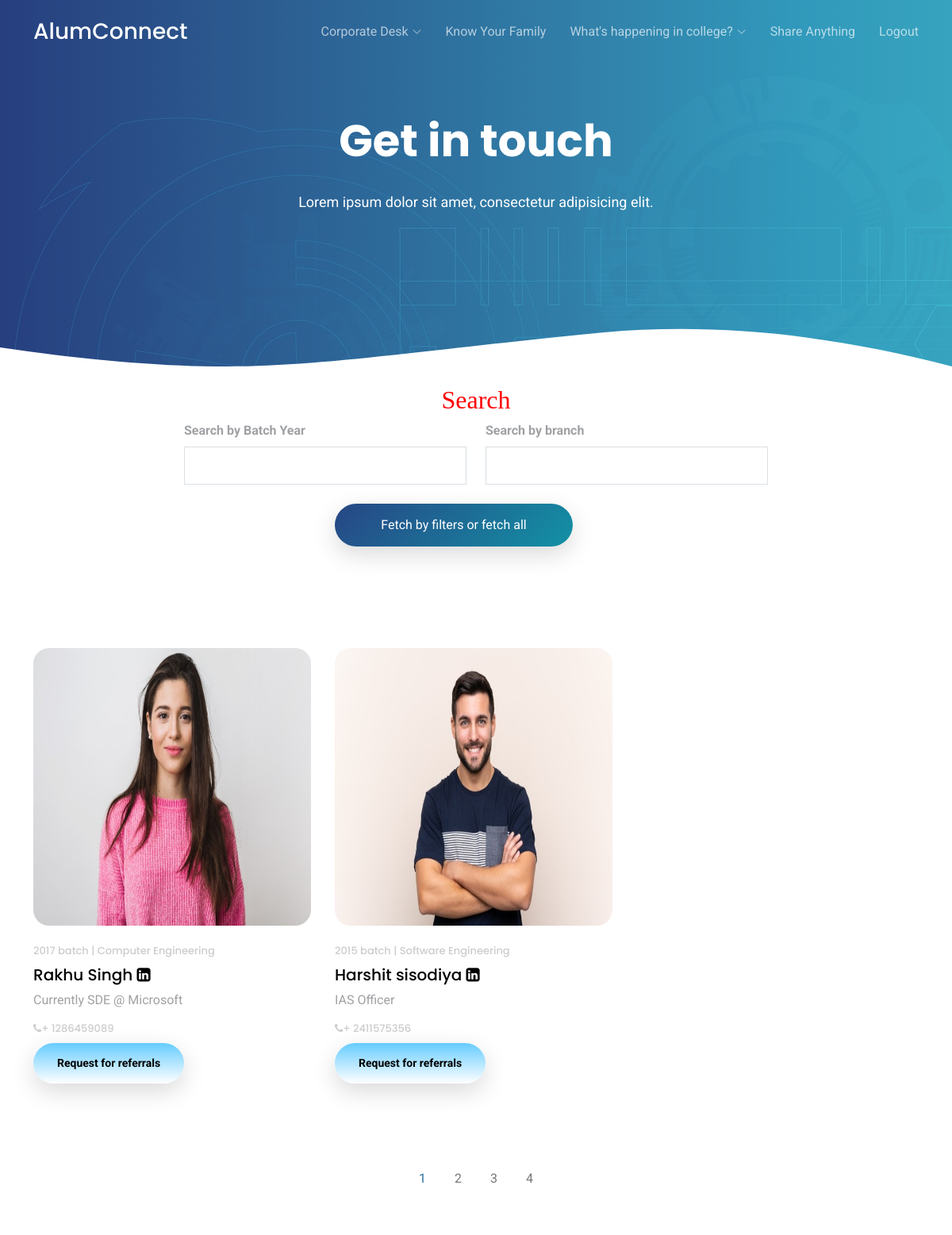
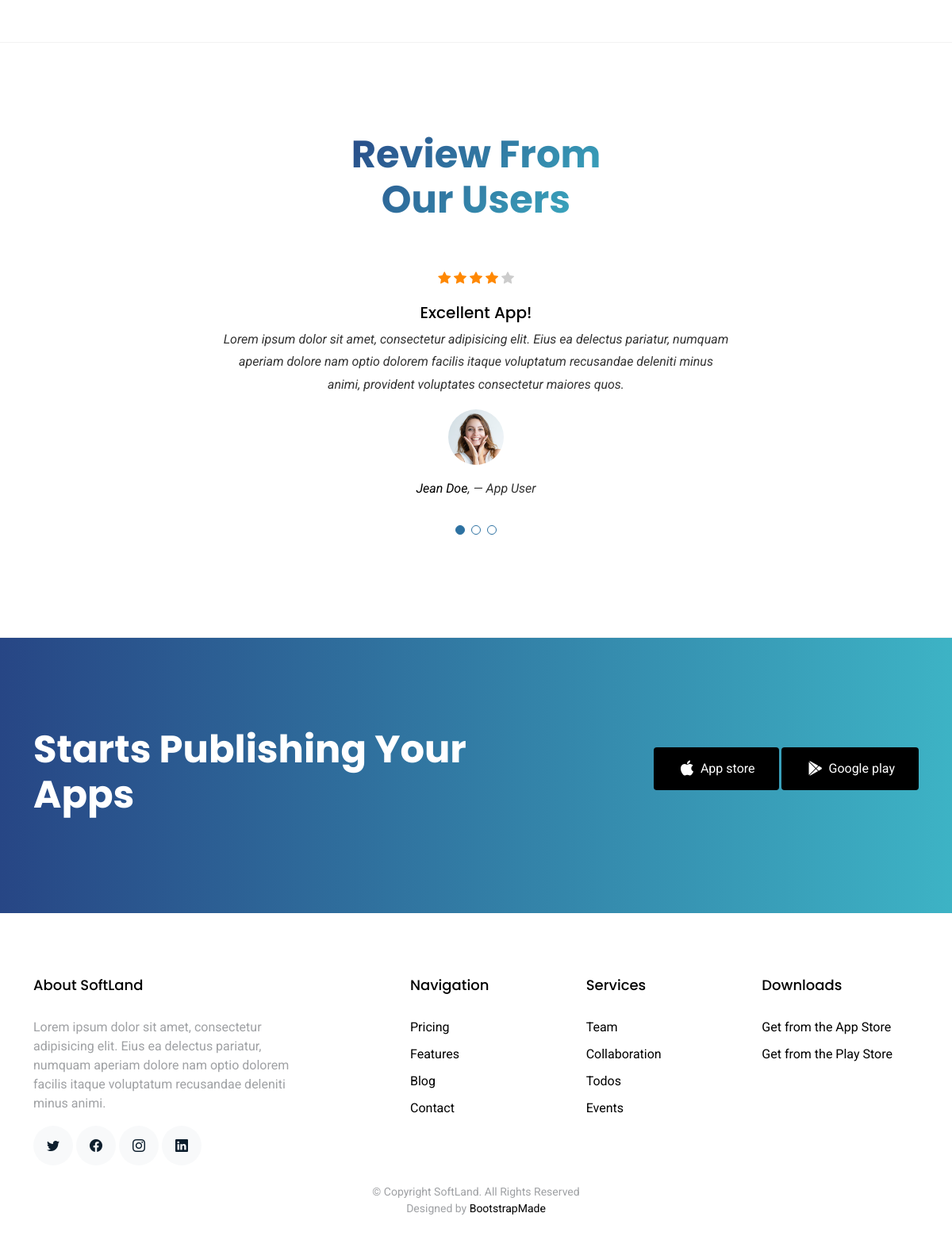
Page /know_your_family/ (signed in) on the committed database (2 pictures, top to bottom).
### AlumniApp/models.py (models this page shows, shortened)
class StudentUser(models.Model):
    user = models.ForeignKey(User,on_delete=models.CASCADE)
    mobile = models.CharField(max_length=15,null=True)
    image = models.FileField(null=True)
    gender = models.CharField(max_length=10,null=True)
    type = models.CharField(max_length=15,null=True)
    rollno = models.CharField(max_length=11,null=True)
    batchyear = models.IntegerField(null=True)
    description = models.CharField(max_length=500,null=True)
    branch = models.CharField(max_length=30,null=True)
    linkedinId = models.CharField(max_length=50,null=True)

### AlumniApp/views.py (the view, shortened to what this page needs)
# urls.py: path('know_your_family/',know_your_family,name='know_your_family'),
def know_your_family(request):
    if not request.user.is_authenticated:
        return redirect('user_login')
    data = StudentUser.objects.all()
    d = {'data':data}
    return render(request,"know_your_family.html",d)

### AlumniApp/templates/know_your_family.html (shortened to what this page needs)
{% extends 'user_navigation.html' %}
{% load static %}
{% block content %}
<div class="container" style = "margin-top:5px">
    <h2 class="text-center" style = "font-family : Monotype Corsiva ; color : red">Search</h2>
    <div class="form-group">
    <form method = post enctype = "multipart/form-data">
        <div class="row">
          <div class="col-sm-2"></div>
            <div class="col-sm-4">
                <label><b>Search by Batch Year</b></label>
                <input type = "number" name = "batchyear" class="form-control " >
                <br>
            </div>
            <div class="col-sm-4">
                <label><b>Search by branch</b></label>
                <input type = "text" name = "branch" class="form-control " >
                <br>
            </div>
            <div class="col-sm-2"></div>
            </div>
            <div class="row">
            <div class="col-lg-4"></div>
            <div class="col-lg-4"><input type = submit name = submit value = "Fetch by filters or fetch all"
              class="btn btn-primary rounded-pill" style="width: 300px;"></div>
            <div class="col-lg-4"></div>
            </div>
    </form>
    </div>
    </div>
  <section class="section">
    <div class="container">
      <div class="row mb-5">
        {% for i in data %}
        <div class="col-md-4">
          <div class="post-entry">
            <a href="blog-single.html" class="d-block mb-4">
              <img src="{{i.image.url}}" alt="Image" class="img-fluid" style="height: 350px;
              width: 350px; border-radius: 20px;">
            </a>
            <div class="post-text">
              <h4 class="post-meta">{{i.batchyear}} batch | {{i.branch}}</h4>
              <h3><a href="#">{{i.user.first_name}} {{i.user.last_name}}</a>
                <a href="{{i.linkedinId}}"><i class="fa fa-linkedin-square"></i></a></h3>
              <p>{{i.description}}</p>
              <h4 class="post-meta"><i class="fa fa-phone"></i>+ {{i.mobile}}</h4>
              <p>
                  <a href="{% url 'apply_for_referral' i.id %}" class="btn btn-primary rounded-pill"
                  style="background: linear-gradient(to bottom, #66ccff 0%, #ffffff 100%);
                  color: black; font-weight: bold; font-size: 14px;">Request for referrals</a>   </p>
            </div>
          </div>
        </div>
    {% endfor %}
      </div>
      <div class="row">
        <div class="col-12 text-center">
          <span class="p-3 active text-primary">1</span>
          <a href="#" class="p-3">2</a>
          <a href="#" class="p-3">3</a>
          <a href="#" class="p-3">4</a>
        </div>
      </div>
    </div>
  </section>
{% endblock %}

### AlumniApp/templates/user_navigation.html (shortened to what this page needs)
<!DOCTYPE html>
<html lang="en">
<head>
  <link rel="stylesheet" href="https://stackpath.bootstrapcdn.com/bootstrap/4.4.1/css/bootstrap.min.css">
  <link href="https://unpkg.com/filepond/dist/filepond.css" rel="stylesheet">
  <link href="../static/assets/vendor/aos/aos.css" rel="stylesheet">
  <link href="../static/assets/vendor/bootstrap/css/bootstrap.min.css" rel="stylesheet">
  <link href="../static/assets/vendor/bootstrap-icons/bootstrap-icons.css" rel="stylesheet">
  <link href="../static/assets/vendor/boxicons/css/boxicons.min.css" rel="stylesheet">
  <link href="../static/assets/vendor/swiper/swiper-bundle.min.css" rel="stylesheet">
  <link href="../static/assets/css/style.css" rel="stylesheet">
  <link rel="stylesheet" href="https://cdnjs.cloudflare.com/ajax/libs/font-awesome/4.7.0/css/font-awesome.min.css">
</head>
<body>
  <header id="header" class="fixed-top d-flex align-items-center">
    <div class="container d-flex justify-content-between align-items-center">
      <div class="logo">
        <h1><a href="/user_home">AlumConnect</a></h1>
      </div>
      <nav id="navbar" class="navbar">
        <ul>
            <li class="dropdown"><a href="#"><span>Corporate Desk</span> <i class="bi bi-chevron-down"></i></a>
              </li>
          <li><a href="/know_your_family">Know Your Family</a></li>
              <li class="dropdown"><a href="#"><span>What's happening in college?</span> <i class="bi bi-chevron-down"></i></a>
              </li>
          <li><a href="/blog">Share Anything</a></li>
          <li><a href="/Logout">Logout</a></li>
        </ul>
      </nav>
    </div>
  </header>
  <main id="main">
    <section class="hero-section inner-page">
      <div class="wave">
      </div>
      <div class="container">
        <div class="row align-items-center">
          <div class="col-12">
            <div class="row justify-content-center">
              <div class="col-md-7 text-center hero-text">
                <h1 data-aos="fade-up" data-aos-delay="">Get in touch</h1>
                <p class="mb-5" data-aos="fade-up" data-aos-delay="100">Lorem ipsum dolor sit amet, consectetur adipisicing elit.</p>
              </div>
            </div>
          </div>
        </div>
      </div>
    </section>
    {% block content %}
    {% endblock %}
    <section class="section border-top border-bottom">
      <div class="container">
        <div class="row justify-content-center text-center mb-5">
          <div class="col-md-4">
            <h2 class="section-heading">Review From Our Users</h2>
          </div>
        </div>
        <div class="row justify-content-center text-center">
          <div class="col-md-7">
            <div class="testimonials-slider swiper" data-aos="fade-up" data-aos-delay="100">
              <div class="swiper-wrapper">
                <div class="swiper-slide">
                  <div class="review text-center">
                    <p class="stars">
                      <span class="bi bi-star-fill"></span>
                      <span class="bi bi-star-fill"></span>
                      <span class="bi bi-star-fill"></span>
                      <span class="bi bi-star-fill"></span>
                      <span class="bi bi-star-fill muted"></span>
                    </p>
                    <h3>Excellent App!</h3>
                    <blockquote>
                      <p>Lorem ipsum dolor sit amet, consectetur adipisicing elit. Eius ea delectus pariatur, numquam
                        aperiam dolore nam optio dolorem facilis itaque voluptatum recusandae deleniti minus animi,
                        provident voluptates consectetur maiores quos.</p>
                    </blockquote>
                    <p class="review-user">
                      <img src="../static/assets/img/person_1.jpg" alt="Image" class="img-fluid rounded-circle mb-3">
                      <span class="d-block">
                        <span class="text-black">Jean Doe</span>, &mdash; App User
                      </span>
                    </p>
                  </div>
                </div>
              </div>
              <div class="swiper-pagination"></div>
            </div>
          </div>
        </div>
      </div>
    </section>
    <section class="section cta-section">
      <div class="container">
        <div class="row align-items-center">
          <div class="col-md-6 me-auto text-center text-md-start mb-5 mb-md-0">
            <h2>Starts Publishing Your Apps</h2>
          </div>
          <div class="col-md-5 text-center text-md-end">
            <p><a href="#" class="btn d-inline-flex align-items-center"><span>App store</span></a> <a href="#" class="btn d-inline-flex align-items-center"><span>Google play</span></a></p>
          </div>
        </div>
      </div>
    </section>
  </main>
  <footer class="footer" role="contentinfo">
    <div class="container">
      <div class="row">
        <div class="col-md-4 mb-4 mb-md-0">
          <h3>About SoftLand</h3>
          <p>Lorem ipsum dolor sit amet, consectetur adipisicing elit. Eius ea delectus pariatur, numquam aperiam
            dolore nam optio dolorem facilis itaque voluptatum recusandae deleniti minus animi.</p>
          <p class="social">
            <a href="#"><span class="bi bi-twitter"></span></a>
            <a href="#"><span class="bi bi-facebook"></span></a>
            <a href="#"><span class="bi bi-instagram"></span></a>
            <a href="#"><span class="bi bi-linkedin"></span></a>
          </p>
        </div>
        <div class="col-md-7 ms-auto">
          <div class="row site-section pt-0">
            <div class="col-md-4 mb-4 mb-md-0">
              <h3>Navigation</h3>
              <ul class="list-unstyled">
                <li><a href="#">Pricing</a></li>
                <li><a href="#">Features</a></li>
                <li><a href="#">Blog</a></li>
                <li><a href="#">Contact</a></li>
              </ul>
            </div>
            <div class="col-md-4 mb-4 mb-md-0">
              <h3>Services</h3>
              <ul class="list-unstyled">
                <li><a href="#">Team</a></li>
                <li><a href="#">Collaboration</a></li>
                <li><a href="#">Todos</a></li>
                <li><a href="#">Events</a></li>
              </ul>
            </div>
            <div class="col-md-4 mb-4 mb-md-0">
              <h3>Downloads</h3>
              <ul class="list-unstyled">
                <li><a href="#">Get from the App Store</a></li>
                <li><a href="#">Get from the Play Store</a></li>
              </ul>
            </div>
          </div>
        </div>
      </div>
      <div class="row justify-content-center text-center">
        <div class="col-md-7">
          <p class="copyright">&copy; Copyright SoftLand. All Rights Reserved</p>
          <div class="credits">
            Designed by <a href="https://bootstrapmade.com/">BootstrapMade</a>
          </div>
        </div>
      </div>
    </div>
  </footer>
</body>
</html>

### AlumniApp/static/assets/css/style.css (style rules this page uses)
html { overflow-x: hidden; }
body { font-family: "Roboto", sans-serif; color: #9fa1a4; line-height: 1.5; }
a { color: #777; text-decoration: none; transition: 0.3s all ease; }
h1, h2, h3, h4, h5, h6, .font-heading { font-family: "Poppins", sans-serif; color: #000; }
.container { z-index: 2; position: relative; }
.text-black { color: #000 !important; }
.text-primary { color: #2d71a1 !important; }
.border-top { border-top: 1px solid #f2f2f2 !important; }
.border-bottom { border-bottom: 1px solid #f2f2f2 !important; }
section { overflow: hidden; }
.section { padding: 7rem 0; }
.section-heading { font-size: 3rem; font-weight: 700; background: linear-gradient(-45deg, #3db3c5, #274685); -webkit-background-clip: text; -webkit-text-fill-color: transparent; }
.btn { border: none; padding: 15px 30px !important; }
.btn.btn-primary { background: #2d71a1; background: linear-gradient(-45deg, #1391a5, #274685); color: #fff; box-shadow: 0 10px 30px 0 rgba(0, 0, 0, 0.15); }
.review h3 { font-size: 20px; }
.review p { line-height: 1.8; font-style: italic; color: #333333; }
.review .stars span { color: #FF8803; }
.review .stars .muted { color: #ccc; }
.review .review-user img { width: 70px; margin: 0 auto; }
.testimonials-slider .swiper-pagination { margin-top: 20px; position: relative; }
.cta-section { background: linear-gradient(to right, #274685 0%, #3db3c5 100%); color: #fff; }
.cta-section h2 { color: #fff; font-size: 3rem; font-weight: 700; }
.cta-section .btn { background: #000000; color: #fff; }
.form-control { height: 48px; border-radius: 0; border: 1px solid #dae0e5; }
.post-entry { margin-bottom: 60px; }
.post-entry .post-text .post-meta { text-decoration: none; color: #ccc; font-size: 13px; display: block; margin-bottom: 10px; }
.post-entry .post-text h3 { font-size: 20px; color: #000000; }
.post-entry .post-text h3 a { text-decoration: none; color: #000000; }
#header { height: 80px; transition: all 0.5s; z-index: 997; transition: all 0.5s; }
#header .logo h1 { font-size: 28px; margin: 0; padding: 4px 0; line-height: 1; font-weight: 500; }
#header .logo h1 a, #header .logo h1 a:hover { color: #fff; text-decoration: none; }
.navbar { padding: 0; }
.navbar ul { margin: 0; padding: 0; display: flex; list-style: none; align-items: center; }
.navbar li { position: relative; }
.navbar a, .navbar a:focus { display: flex; align-items: center; justify-content: space-between; padding: 10px 0 10px 30px; font-size: 16px; font-weight: 400; color: rgba(255, 255, 255, 0.65); white-space: nowrap; transition: 0.3s; }
.navbar a i, .navbar a:focus i { font-size: 12px; line-height: 0; margin-left: 5px; }
.hero-section { background: linear-gradient(to right, rgba(39, 70, 133, 0.8) 0%, rgba(61, 179, 197, 0.8) 100%), url(../img/hero-bg.jpg); position: relative; }
.hero-section .wave { width: 100%; overflow: hidden; position: absolute; z-index: 1; bottom: -150px; }
.hero-section .wave svg { width: 100%; }
.hero-section, .hero-section > .container > .row { height: 100vh; min-height: 880px; }
.hero-section.inner-page { height: 60vh; min-height: 0; }
.hero-section.inner-page .hero-text { transform: translateY(-150px); margin-top: -120px; }
.hero-section h1 { font-size: 3.5rem; color: #fff; font-weight: 700; margin-bottom: 30px; }
.hero-section p { font-size: 18px; color: #fff; }
.footer { padding: 5rem 0 2.5rem 0; }
.footer h3 { font-size: 18px; margin-bottom: 30px; }
.footer ul li { margin-bottom: 10px; }
.footer a { color: #000; }
.footer .copyright { margin-bottom: 0px; }
.footer .copyright, .footer .credits { font-size: 14px; }
.social a { display: inline-block; width: 50px; height: 50px; border-radius: 50%; background: #f8f9fa; position: relative; text-align: center; transition: 0.3s background ease; color: #0d1e2d; line-height: 0; }
.social a span { display: inline-block; left: 50%; position: absolute; top: 50%; transform: translate(-50%, -50%); }

### rows in the picture
StudentUser: image (picture), batchyear "2017", branch "Computer Engineering", user.first_name "Rakhu", user.last_name "Singh", description "Currently SDE @ Microsoft", mobile "1286459089"
StudentUser: image (picture), batchyear "2015", branch "Software Engineering", user.first_name "Harshit", user.last_name "sisodiya", description "IAS Officer", mobile "2411575356"
